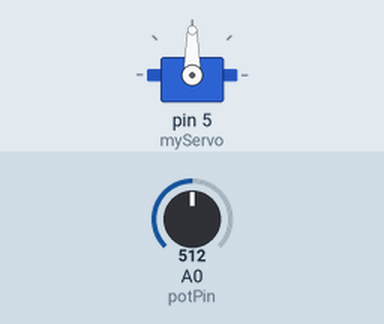
Simulated run of this sketch. Board: Arduino Uno, built with avr-gcc and run on an emulated ATmega328P. On the bench: servo. The test bench sets the inputs (shaded band); at power-on: A0 (potPin) = 512.

Above: at 1.2 s.
1.3 s: A0 (potPin) set to 716
At 1.9 s:
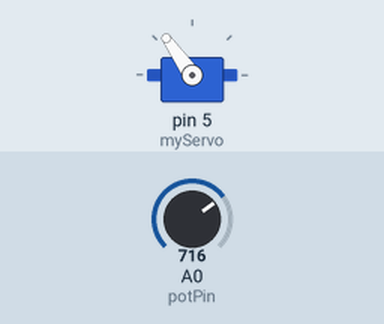
2.8 s: A0 (potPin) set to 900
At 4.0 s:
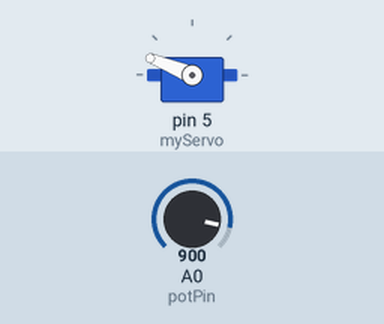
4.3 s: A0 (potPin) set to 1023
At 5.3 s:
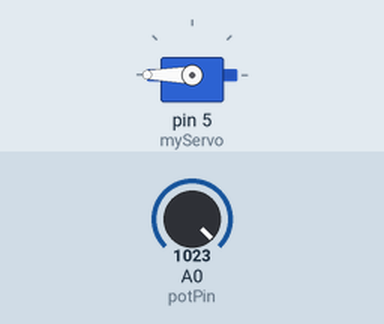
5.8 s: A0 (potPin) set to 511
At 6.5 s:
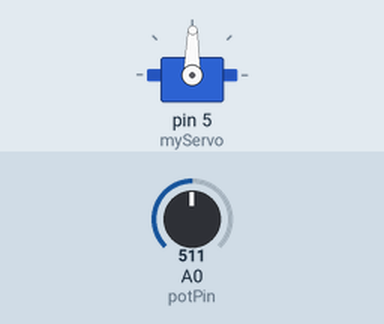
7.3 s: A0 (potPin) set to 306
At 7.6 s:
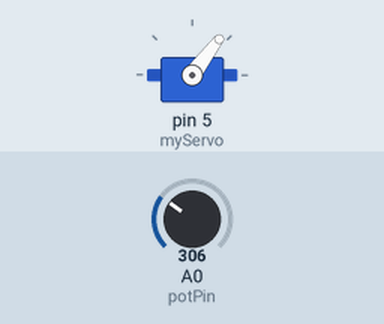
8.8 s: A0 (potPin) set to 0
At 10.0 s:
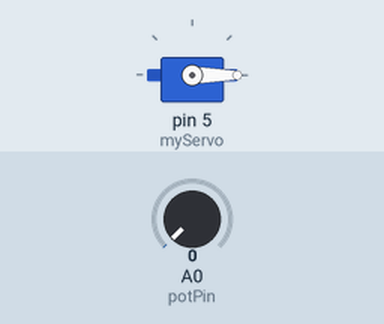
Timing chart, 0 to 11.3 s (numbered marks = the images above; inputs shaded):
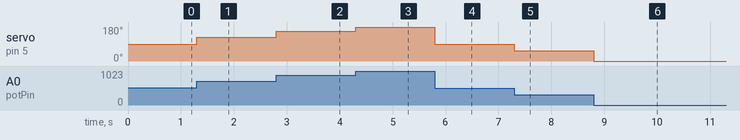

Measured:
- after the input at 1.3 s, servo on pin 5 (myServo): 90° → 125° at once
- after the input at 2.8 s, servo on pin 5 (myServo): 125° → 158° at once
- after the input at 4.3 s, servo on pin 5 (myServo): 158° → 180° at once
- after the input at 5.8 s, servo on pin 5 (myServo): 180° → 89° at once
- after the input at 7.3 s, servo on pin 5 (myServo): 89° → 53° at once
- after the input at 8.8 s, servo on pin 5 (myServo): 53° → 0° at once

The sketch:

sketch_nov11a.ino
```cpp
#include <Servo.h>
Servo myServo;
int potPin=A0;
int result=0;
int rotate=0;
void setup()
{
  pinMode(potPin,INPUT);
  myServo.attach(5);
}

void loop()
{
  myServo.write(rotate);
  result=analogRead(potPin);
  result=map(result,0,1023,0,180);

  if (result!=rotate)
  {
  	myServo.write(result-rotate);
    rotate=result;
  }
}
```
